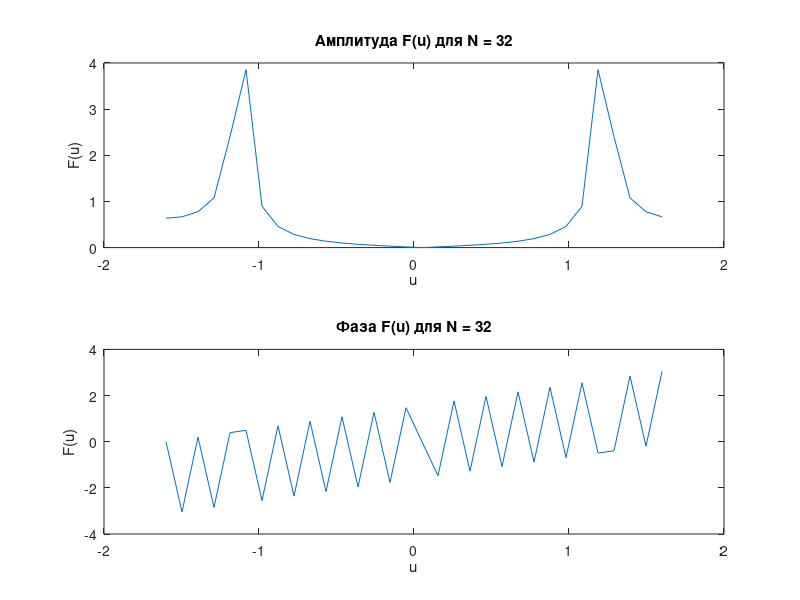
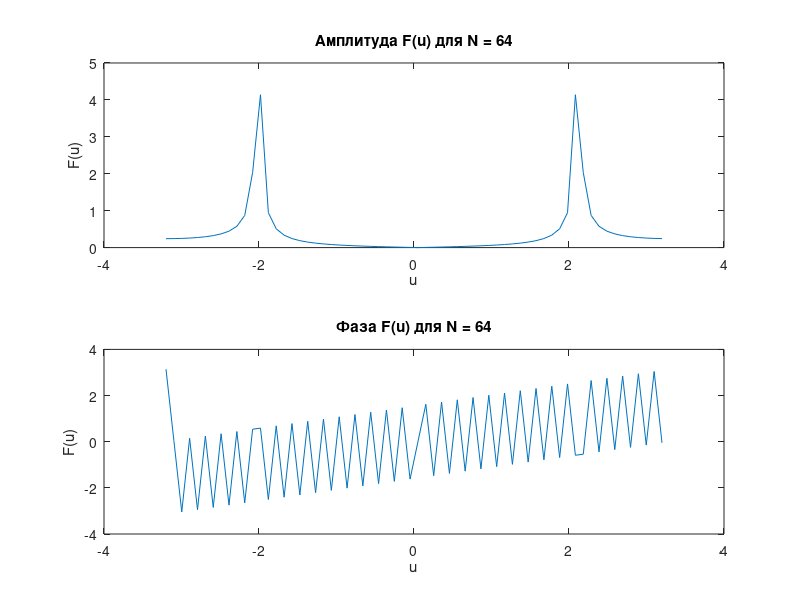
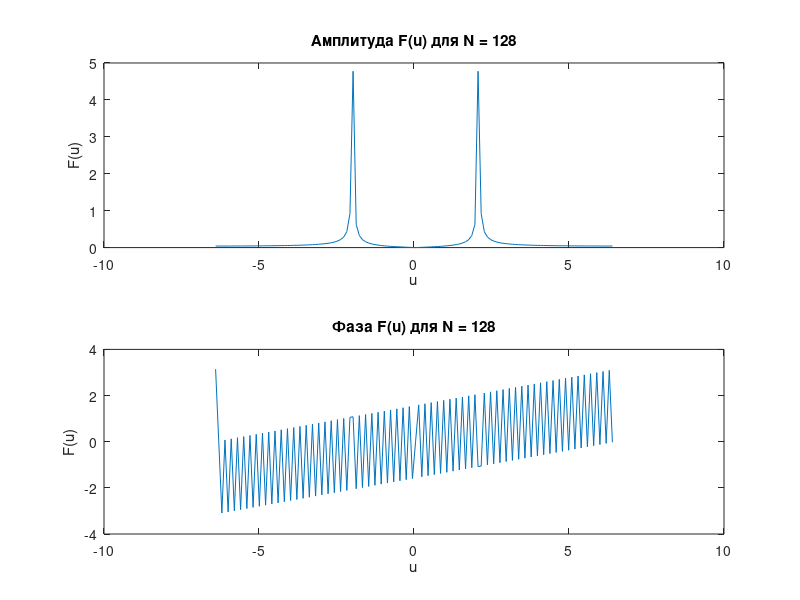
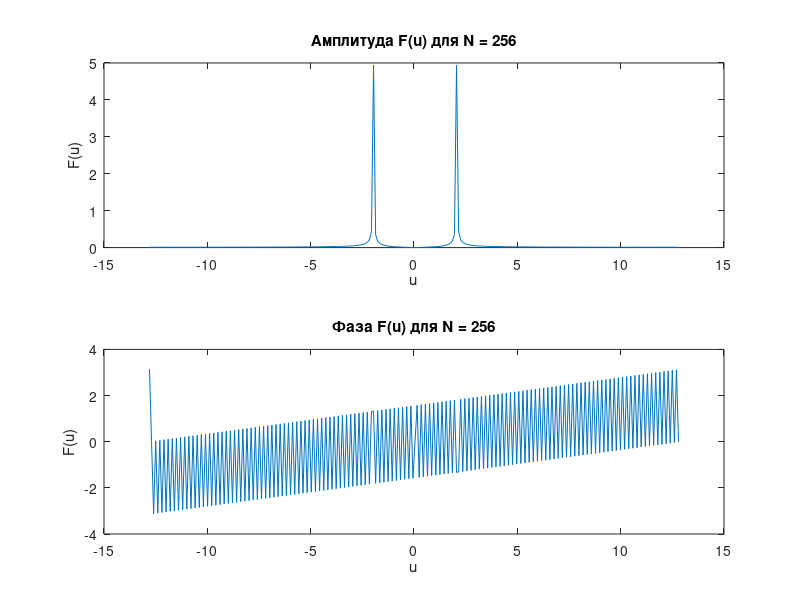

These charts were generated, in order, by the following MATLAB code:
% Параметры
N_values = [32, 64, 128, 256]; % Различные значения N
a = 5;

for N = N_values
    M = N; % M = N
    hx = 2 * a / N; % Шаг по x
    input_field = @(x) sin(4*pi*x);

    % Шаг 1: Дискретизация входной функции f(x)
    x = linspace(-a, a, N);
    f = input_field(x);

    % Шаг 2: Дополнение вектора f нулями до размерности M
    f_padded = [zeros(1, (M-N)/2), f, zeros(1, (M-N)/2)];

    % Шаг 3: Разбить вектор f на две половины и поменять их местами
    f_swapped = [f_padded((M/2+1):end), f_padded(1:(M/2))];

    % Шаг 4: Выполнить БПФ от f и умножить результат на шаг hx
    F = fft(f_swapped) * hx;

    % Шаг 5: Разбить вектор F на две половины и поменять их местами
    F = [F((M/2+1):end), F(1:(M/2))];

    % Шаг 6: «Вырезать» центральную часть вектора F, оставив центральные N элементов
    F = F((M/2-N/2+1):(M/2+N/2));

    % Шаг 7: Пересчитать область задания функции Fa(u) по формуле (7)
    b = N^2 / (4 * a * M);
    u = linspace(-b, b, N);

    % Вывод результатов
    figure;
    subplot(2,1,1);
    plot(u, abs(F));
    title(['Амплитуда F(u) для N = ', num2str(N)]);
    xlabel('u');
    ylabel('F(u)');

    subplot(2,1,2);
    plot(u, angle(F));
    title(['Фаза F(u) для N = ', num2str(N)]);
    xlabel('u');
    ylabel('F(u)');
end
